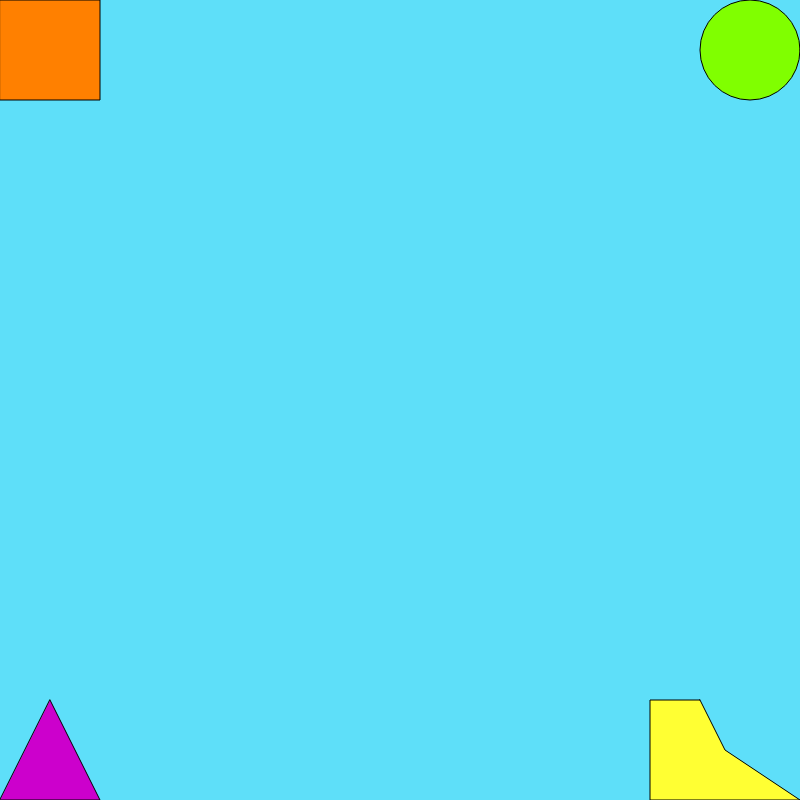
Frame 1 (no input)
Frame 60 (no input): identical to frame 1, image omitted
Frame 120 (the mouse pressed at the canvas centre since frame 60): identical to frame 1, image omitted

The p5.js sketch that drew this single still picture (run headless with seeded random() and noise() and a simulated clock; from frame 60 on, the mouse is pressed at the canvas centre):

// p5.js sketch
// ── sketch.js
/* PDM Course: Web Graphics Unit

Conditionals Mini Assignment!: Shape Selector
Code by Anthony T. Marasco -2016


**Instructions: Make 3 to 4 shapes that reside in the
corners of the canvas. When you click on a shape,
a duplicate copy of that shape should appear
in the center of the screen!**

*/

function setup() {
  createCanvas(800, 800);
}

function draw() {
  //Place our shape "buttons" on the screen
  background(94, 223, 249);
  fill(255, 128, 0);
  rect(0, 0, 100, 100);
  fill(128, 255, 0);
  ellipse(width-50, 50, 100, 100);
  fill(204, 0, 204);
  triangle(50, 700, 100, 800, 0, 800);
  fill(255, 255, 51);
  beginShape()
  vertex(700, 700);
  vertex(725, 750);
  vertex(800, 800);
  vertex(650, 800);
  vertex(650, 700);
  endShape(CLOSE);
  
//Here is our chain of conditionals! 
if (mouseIsPressed == true){//check to see if the mouse is pressed
  if (mouseX < 100 && mouseY < 100){//if it's pressed, check is press is in this location:
    fill(255, 128, 0);//draw square in center
    rect(350, 350, 100, 100);
  } else if (mouseX > 700 && mouseY < 100){//if the press is in THIS location:
    fill(128, 255, 0);//draw circle in center
    ellipse(width/2, height/2, 100, 100);
  } else if (mouseX < 100 && mouseY > 700){//if press is in THIS location:
    fill(204, 0, 204);//draw triangle in center
    triangle(width/2, height/2-50, width/2+50, height/2+50, width/2-50, height/2+50);
  } else if (mouseX > 650 && mouseY > 700){//if press is in THIS location:
    fill(255, 255, 51);//draw custome shape in center
    beginShape();
    vertex(400, 350);//look at this! cool beans
    vertex(425, 400);
    vertex(500, 450);
    vertex(350, 450);
    vertex(350, 350);
    endShape(CLOSE);
  }
    
    
    
} 
  console.log(mouseX)//use this to report location of mouseX in the console below!

if(mouseIsPressed == true){
  if(mouseY > 150){
    
  }
}
  
}
